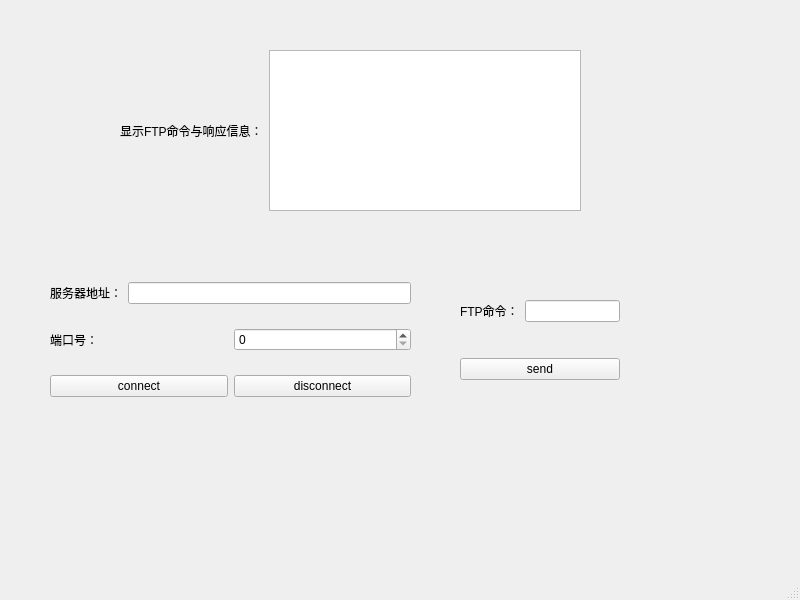
<?xml version="1.0" encoding="UTF-8"?>
<ui version="4.0">
 <class>ClientMainWindow</class>
 <widget class="QMainWindow" name="ClientMainWindow">
  <property name="geometry">
   <rect>
    <x>0</x>
    <y>0</y>
    <width>800</width>
    <height>600</height>
   </rect>
  </property>
  <property name="windowTitle">
   <string>MainWindow</string>
  </property>
  <widget class="QWidget" name="centralwidget">
   <widget class="QWidget" name="verticalLayoutWidget">
    <property name="geometry">
     <rect>
      <x>50</x>
      <y>264</y>
      <width>361</width>
      <height>151</height>
     </rect>
    </property>
    <layout class="QVBoxLayout" name="verticalLayout_2">
     <item>
      <layout class="QHBoxLayout" name="horizontalLayout">
       <item>
        <widget class="QLabel" name="label">
         <property name="text">
          <string>服务器地址：</string>
         </property>
        </widget>
       </item>
       <item>
        <widget class="QLineEdit" name="serverAddressEdit"/>
       </item>
      </layout>
     </item>
     <item>
      <layout class="QHBoxLayout" name="horizontalLayout_2">
       <item>
        <widget class="QLabel" name="label_2">
         <property name="text">
          <string>端口号：</string>
         </property>
        </widget>
       </item>
       <item>
        <widget class="QSpinBox" name="portSpinBox"/>
       </item>
      </layout>
     </item>
     <item>
      <layout class="QHBoxLayout" name="horizontalLayout_4">
       <item>
        <widget class="QPushButton" name="connectButton">
         <property name="text">
          <string>connect</string>
         </property>
        </widget>
       </item>
       <item>
        <widget class="QPushButton" name="disconnectButton">
         <property name="text">
          <string>disconnect</string>
         </property>
        </widget>
       </item>
      </layout>
     </item>
    </layout>
   </widget>
   <widget class="QWidget" name="verticalLayoutWidget_2">
    <property name="geometry">
     <rect>
      <x>460</x>
      <y>270</y>
      <width>160</width>
      <height>141</height>
     </rect>
    </property>
    <layout class="QVBoxLayout" name="verticalLayout_3">
     <item>
      <layout class="QHBoxLayout" name="horizontalLayout_3">
       <item>
        <widget class="QLabel" name="label_3">
         <property name="text">
          <string>FTP命令：</string>
         </property>
        </widget>
       </item>
       <item>
        <widget class="QLineEdit" name="commandEdit"/>
       </item>
      </layout>
     </item>
     <item>
      <widget class="QPushButton" name="sendButton">
       <property name="text">
        <string>send</string>
       </property>
      </widget>
     </item>
    </layout>
   </widget>
   <widget class="QWidget" name="horizontalLayoutWidget_5">
    <property name="geometry">
     <rect>
      <x>120</x>
      <y>50</y>
      <width>461</width>
      <height>161</height>
     </rect>
    </property>
    <layout class="QHBoxLayout" name="horizontalLayout_5">
     <item>
      <widget class="QLabel" name="label_4">
       <property name="text">
        <string>显示FTP命令与响应信息：</string>
       </property>
      </widget>
     </item>
     <item>
      <widget class="QTextEdit" name="responseTextEdit"/>
     </item>
    </layout>
   </widget>
  </widget>
  <widget class="QMenuBar" name="menubar">
   <property name="geometry">
    <rect>
     <x>0</x>
     <y>0</y>
     <width>800</width>
     <height>21</height>
    </rect>
   </property>
  </widget>
  <widget class="QStatusBar" name="statusbar"/>
 </widget>
 <resources/>
 <connections/>
</ui>
